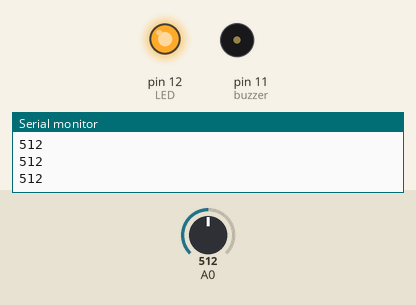
A sketch run on a simulated Arduino Uno, built with avr-gcc and run on an emulated ATmega328P. On the bench: output pins drawn as LEDs (lit = HIGH), buzzer (waves = sounding), the last lines printed to the serial monitor. Inputs (shaded band) come from the test bench; at power-on: A0 = 512.

Above: at 1.2 s.
1.3 s: A0 set to 1008
2.8 s: A0 set to 1021
At 3.6 s:
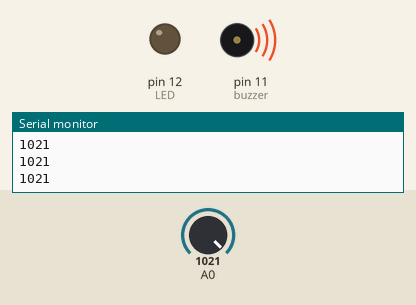
4.3 s: A0 set to 900
At 5.2 s:
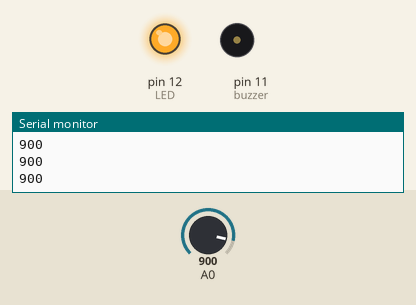
Timing chart, 0 to 7.3 s (numbered marks = the images above; inputs shaded):
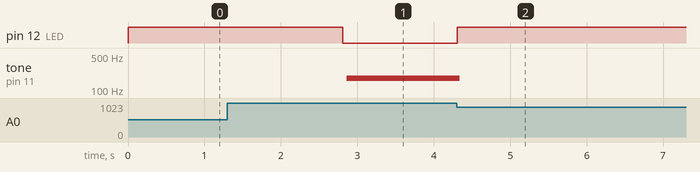

The sketch:

tripwire.ino
```cpp
int LED = 12;
int buzzer = 11;

void setup() {
  Serial.begin(9600);
pinMode(LED, OUTPUT);
pinMode(buzzer, OUTPUT);
}

void loop(){
  int r = analogRead(0);
  digitalWrite(buzzer, LOW);
  Serial.println(r);
  if(r < 1021){
    digitalWrite(LED, HIGH);
  }
  else {
    digitalWrite(LED, LOW);
    digitalWrite(buzzer, HIGH);
  }
}
```

Measured:
- the behaviour switches between 1020 and 1021 on A0 (found by bisection; images 0 and 1)
- after the input at 2.8 s, pin 12 (LED): HIGH → LOW at once; tone on pin 11 (buzzer): silent → 173 Hz after 0.06 s
- after the input at 4.3 s, pin 12 (LED): LOW → HIGH at once; tone on pin 11 (buzzer): 173 Hz → silent at once
